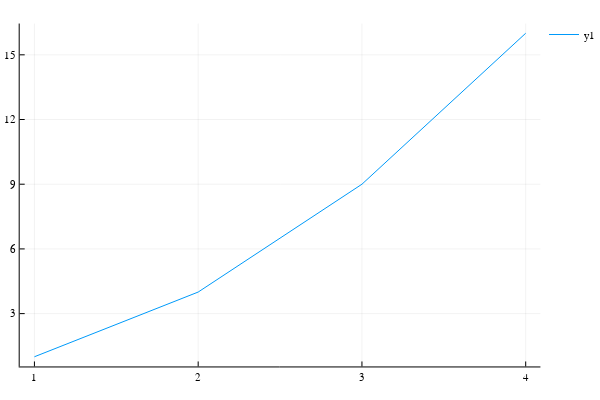

Here is the notebook cell this chart was saved with:
### Code cell
x = [4,3,2,1]
y = x.^2

# Julia will by default plot the x axis with increasing values from left to right. Which is kinda weird to me?
plot(x,y)

### Figure 1 — Plotly figure (JSON) as saved in the notebook; plotly's stock layout.template omitted (floating-point values rounded to 4 significant figures)
{"data": [{"colorbar": {"title": ""}, "legendgroup": "y1", "line": {"color": "rgba(0, 154, 250, 1.000)", "dash": "solid", "shape": "linear", "width": 1}, "mode": "lines", "name": "y1", "showlegend": true, "type": "scatter", "x": [4, 3, 2, 1], "xaxis": "x1", "y": [16, 9, 4, 1], "yaxis": "y1", "zmax": null, "zmin": null}], "layout": {"annotations": [], "height": 400, "legend": {"bgcolor": "rgba(255, 255, 255, 1.000)", "bordercolor": "rgba(0, 0, 0, 1.000)", "font": {"color": "rgba(0, 0, 0, 1.000)", "family": "sans-serif", "size": 11}, "tracegroupgap": 0, "x": 1, "y": 1}, "margin": {"b": 20, "l": 0, "r": 0, "t": 20}, "paper_bgcolor": "rgba(255, 255, 255, 1.000)", "plot_bgcolor": "rgba(255, 255, 255, 1.000)", "showlegend": true, "width": 600, "xaxis": {"anchor": "y1", "domain": [0.03619, 0.9934], "gridcolor": "rgba(0, 0, 0, 0.100)", "gridwidth": 0.5, "linecolor": "rgba(0, 0, 0, 1.000)", "mirror": false, "range": [0.91, 4.09], "showgrid": true, "showline": true, "showticklabels": true, "tickangle": 0, "tickcolor": "rgb(0, 0, 0)", "tickfont": {"color": "rgba(0, 0, 0, 1.000)", "family": "sans-serif", "size": 11}, "tickmode": "array", "ticks": "inside", "ticktext": ["1", "2", "3", "4"], "tickvals": [1, 2, 3, 4], "title": "", "titlefont": {"color": "rgba(0, 0, 0, 1.000)", "family": "sans-serif", "size": 15}, "type": "-", "visible": true, "zeroline": false, "zerolinecolor": "rgba(0, 0, 0, 1.000)"}, "yaxis": {"anchor": "x1", "domain": [0.03762, 0.9902], "gridcolor": "rgba(0, 0, 0, 0.100)", "gridwidth": 0.5, "linecolor": "rgba(0, 0, 0, 1.000)", "mirror": false, "range": [0.55, 16.45], "showgrid": true, "showline": true, "showticklabels": true, "tickangle": 0, "tickcolor": "rgb(0, 0, 0)", "tickfont": {"color": "rgba(0, 0, 0, 1.000)", "family": "sans-serif", "size": 11}, "tickmode": "array", "ticks": "inside", "ticktext": ["3", "6", "9", "12", "15"], "tickvals": [3, 6, 9, 12, 15], "title": "", "titlefont": {"color": "rgba(0, 0, 0, 1.000)", "family": "sans-serif", "size": 15}, "type": "-", "visible": true, "zeroline": false, "zerolinecolor": "rgba(0, 0, 0, 1.000)"}}}
